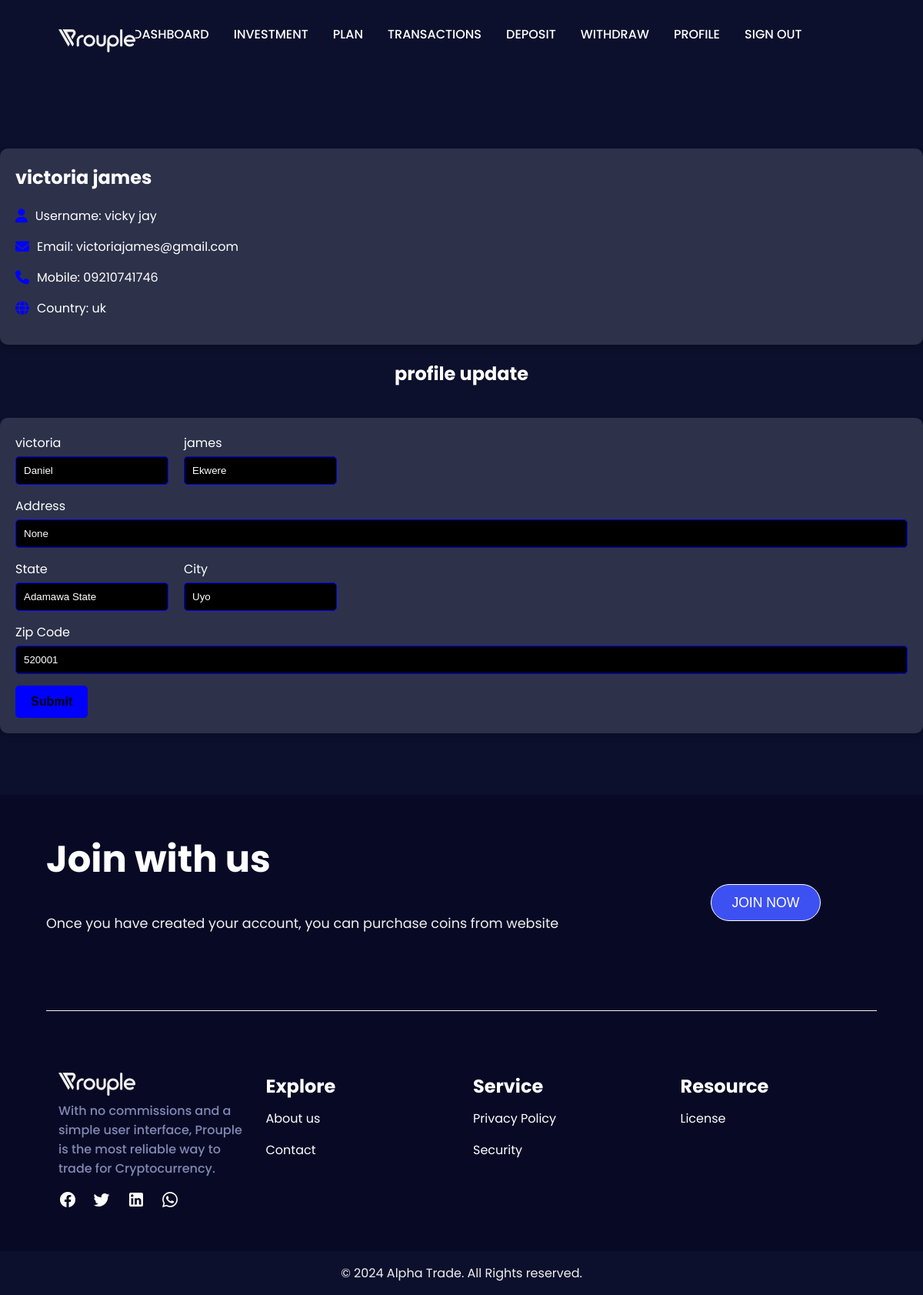
Page /profile/ (signed in) on the committed database.
### broker/models.py (models this page shows, shortened)
class Account(models.Model):
    user = models.OneToOneField(User, on_delete=models.CASCADE)
    first_name = models.CharField(max_length=10, default='')
    last_name = models.CharField(max_length=10, default='')
    referral = models.CharField(max_length=50,null=False,blank=False)
    phone = models.CharField(max_length=50)
    address = models.CharField(max_length=50, default='N/A',blank=True,null=True)
    state = models.CharField(max_length=50, default='N/A',blank=True,null=True)
    city = models.CharField(max_length=50, default='N/A',blank=True,null=True)
    zipcode = models.CharField(max_length=50, default='N/A',blank=True,null=True)
    country = models.CharField(max_length=50,choices=[('COUNTRY1','COUNTRY1'),('COUNTRY2','COUNTRY2'),('COUNTRY3','COUNTRY3')])

### broker/views.py (the view)
# urls.py: path('profile/', profile, name='profile'),
@login_required
def profile(request):
    user = request.user
    profile = Account.objects.get(user=user)
    return render(request, 'profile.html',{'profile':profile})

### templates/profile.html (shortened to what this page needs)
{% extends 'base.html' %}
{% block content %}
<div data-aos="fade-down" class="container"></div>
    <div class="profile-details">
      <h2>{{profile.first_name}} {{profile.last_name}}</h2>
      <div class="profile-item">
        <i class="fas fa-user"></i>
        <span>Username: {{user.username}}</span>
      </div>
      <div class="profile-item">
        <i class="fas fa-envelope"></i>
        <span>Email: {{user.email}}</span>
      </div>
      <div class="profile-item">
        <i class="fas fa-phone"></i>
        <span>Mobile: {{profile.phone}}</span>
      </div>
      <div class="profile-item">
        <i class="fas fa-globe"></i>
        <span>Country: {{profile.country}}</span>
      </div>
    </div>
<center>
  <div data-aos="fade-down">
    <h1 style="padding: 20px 20px 20px 20px;">profile update</h1>
  </div>
</center>
    <div data-aos="fade-down" class="profile-form">
      <div class="form-row">
        <div class="form-group">
          <label for="firstName">{{profile.first_name}}</label>
          <input type="text" id="firstName" value="Daniel">
        </div>
        <div class="form-group">
          <label for="lastName">{{profile.last_name}}</label>
          <input type="text" id="lastName" value="Ekwere">
        </div>
      </div>
      <div class="form-group">
        <label for="address">Address</label>
        <input type="text" id="address" value="{{profile.address}}">
      </div>
      <div class="form-row">
        <div class="form-group">
          <label for="state">State</label>
          <input type="text" id="state" value="{{profile.state}}">
        </div>
        <div class="form-group">
          <label for="city">City</label>
          <input type="text" id="city" value="{{profile.city}}">
        </div>
      </div>
      <div class="form-group">
        <label for="zipCode">Zip Code</label>
        <input type="text" id="zipCode" value="{{profile.zipcode}}">
      </div>
      <button class="submit-btn">Submit</button>
    </div>
{% endblock %}

### static/css/commonStyle.css (style rules this page uses)
:root { --black:#000; --white:#ffffff; --lightgrey:#f1f1f1; --darkblue:#0d102c; --primarycolor:#3d51f2; --secondarycolor:#5670ef; --lightDark:#080A25; --darkText:#8388B4; }

### static/css/style.css (style rules this page uses)
* { margin: 0; padding: 0; box-sizing: border-box; text-decoration: none; }
:root { --black:#000; --white:#ffffff; --lightgrey:#f1f1f1; --darkblue:#0d102c; --primarycolor:#3d51f2; --secondarycolor:#5670ef; --lightDark:#080A25; --darkText:#8388B4; }
body { font-family: 'Poppins', sans-serif; background-color: var(--darkblue); color: var(--white); }
.container { position: relative; }
.container { display: flex; flex-wrap: wrap; gap: 20px; width: 50%; max-width: 1200px; flex-direction: row; padding: 20px 20px 20px 20px; }
.profile-details { flex: 1; min-width: 80%; background-color: #2d324a; border-radius: 10px; padding: 20px 20px 20px 20px; box-shadow: 0 4px 8px rgba(0, 0, 0, 0.2); }
.profile-details h2 { margin-bottom: 20px; }
.profile-item { display: flex; align-items: center; margin-bottom: 15px; }
.profile-item i { color: blue; margin-right: 10px; font-size: 18px; }
.profile-form { flex: 2; min-width: 300px; background-color: #2d324a; border-radius: 10px; padding: 20px; box-shadow: 0 4px 8px rgba(0, 0, 0, 0.2); }
.form-group { display: flex; flex-direction: column; margin-bottom: 15px; }
.form-group label { margin-bottom: 5px; color: white; }
.form-group input { padding: 10px; border: 1px solid blue; border-radius: 5px; background-color: #000; color: #fff; }
.form-row { display: flex; flex-wrap: wrap; gap: 20px; }
.submit-btn { background-color: blue; color: #000; border: none; padding: 12px 20px; border-radius: 5px; font-size: 16px; font-weight: bold; cursor: pointer; text-align: center; }
.container { width: 90%; max-width: 1200px; }
h1 { margin-bottom: 20px; }
h1 { margin-bottom: 20px; font-size: 24px; }

### rows in the picture
Account: first_name "victoria", last_name "james", phone "09210741746", country "uk", address "None", state "Adamawa State", city "Uyo", zipcode "520001"

### other values in the picture
{{ user.username }} "vicky jay"
{{ user.email }} "victoriajames@gmail.com"
